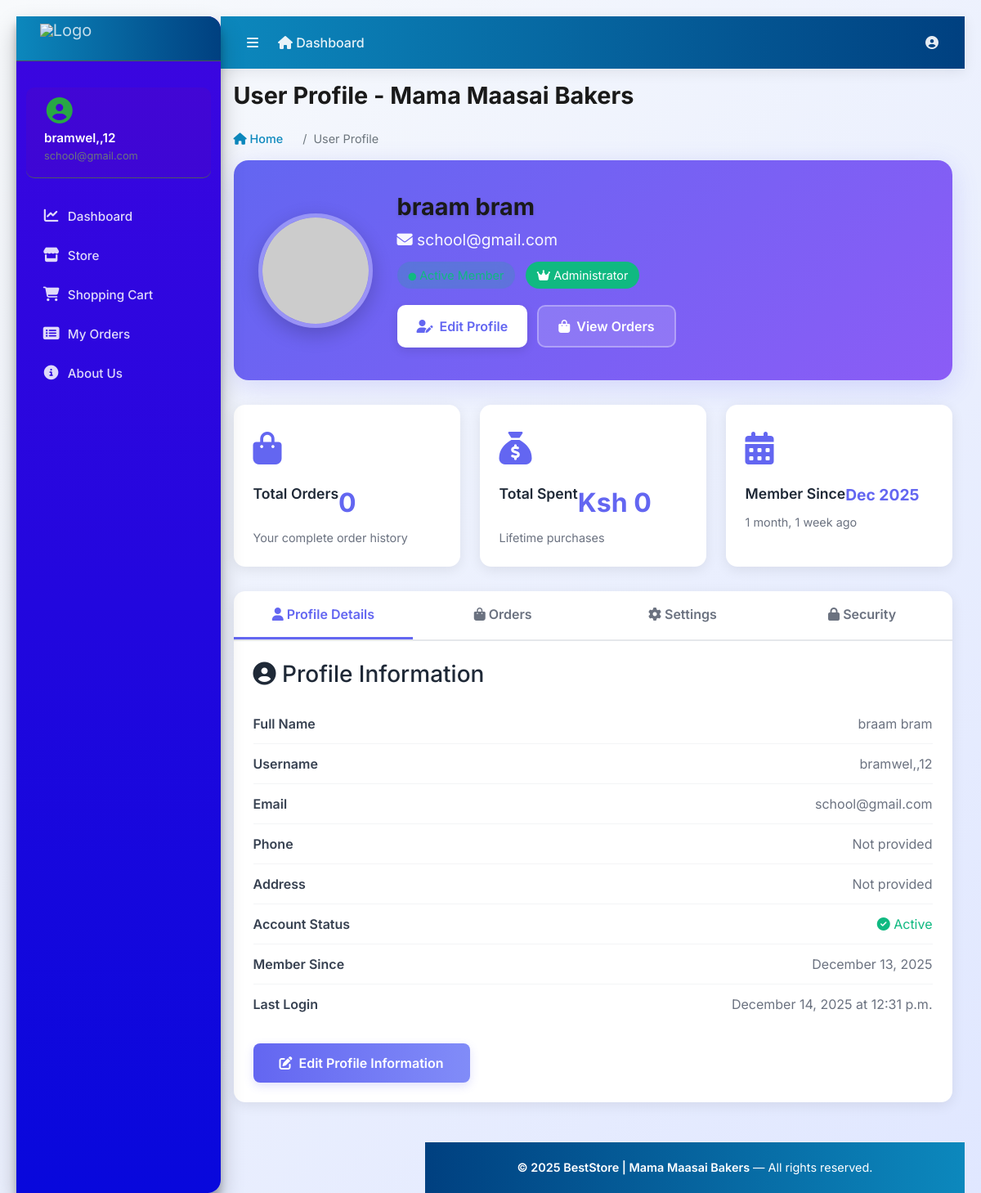
Before: /accounts/profile/ (signed in) with the older database file.
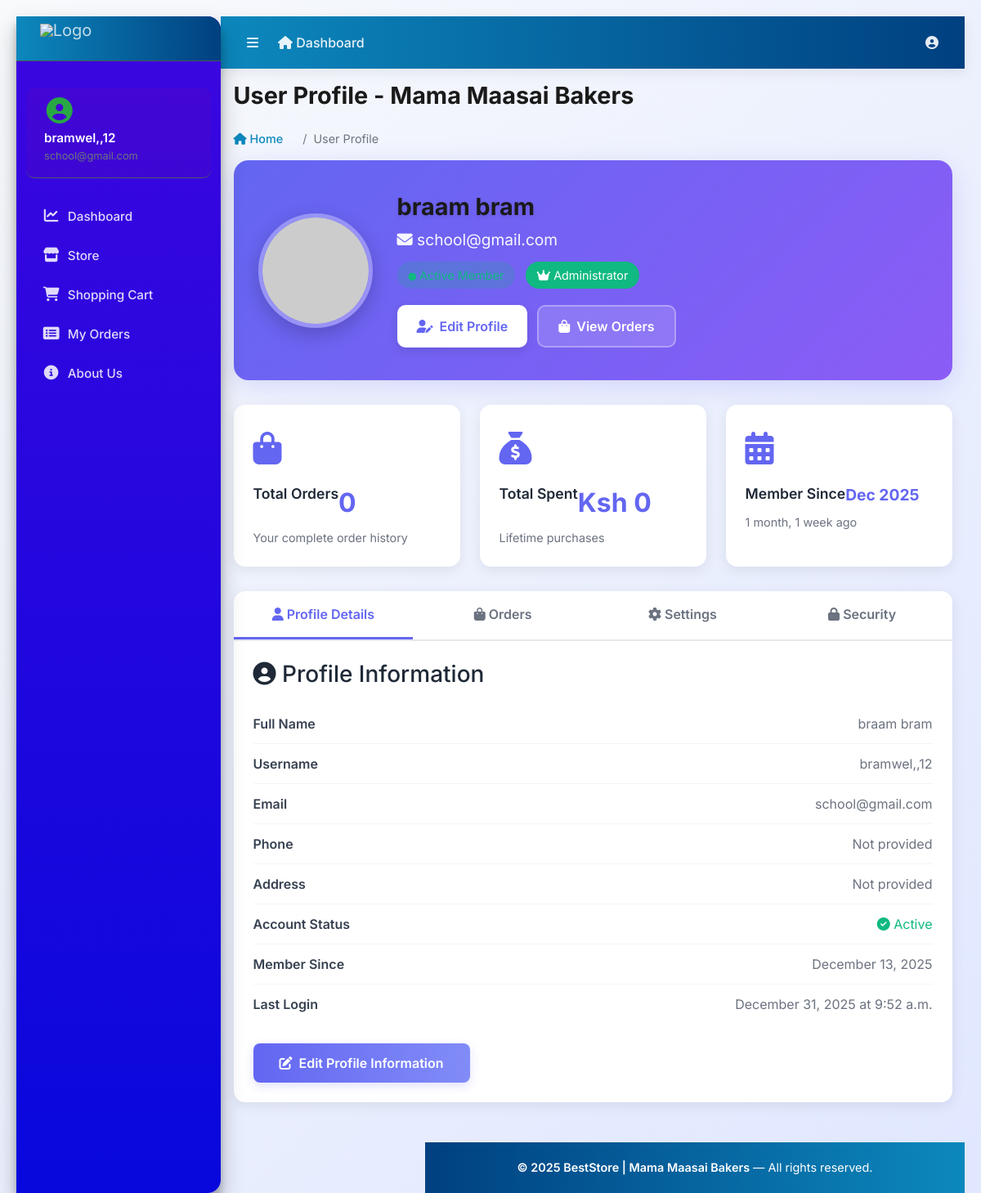
After: the same page with the newer database file.
### accounts/models.py (models this page shows, shortened)
class Account(AbstractUser):
    ROLE_CHOICES = (
        ('admin', 'Admin'),
        ('finance', 'Finance'),
        ('user', 'User'),
    )
    role = models.CharField(max_length=20, choices=ROLE_CHOICES, default='user')
    first_name = models.CharField(max_length=50)
    last_name = models.CharField(max_length=50)
    username = models.CharField(max_length=50, unique=True)
    email = models.EmailField(max_length=100, unique=True)
    phone_number = models.CharField(max_length=50, blank=True, null=True)
    groups = models.ManyToManyField(
        Group,
        related_name="custom_user_set",
        blank=True,
        help_text="The groups this user belongs to.",
        verbose_name="groups",
    )
    user_permissions = models.ManyToManyField(
        Permission,
        related_name="custom_user_permissions_set",
        blank=True,
        help_text="Specific permissions for this user.",
        verbose_name="user permissions",
    )
    date_joined = models.DateTimeField(auto_now_add=True)
    last_login = models.DateTimeField(auto_now_add=True)
    is_admin = models.BooleanField(default=False)
    is_staff = models.BooleanField(default=False)
    is_superuser = models.BooleanField(default=False)
    is_active = models.BooleanField(default=False)
    is_superadmin = models.BooleanField(default=False)
    USERNAME_FIELD = 'email'
    REQUIRED_FIELDS = ['username', 'first_name', 'last_name']
    objects = MyAccountManager()

### accounts/views.py (the view)
# urls.py: path('profile/', views.profile, name='profile'),
@login_required
def profile(request):
    userprofile = getattr(request.user, 'userprofile', None)
    context = {
        'user': request.user,
        'userprofile': userprofile,
    }
    return render(request, 'accounts/profile.html', context)

### carts/context_processors.py (called while the page is built)
def counter(request):
    cart_count = 0
    if 'admin' in request.path:
        return {}
    else:
        try:
            cart = Cart.objects.filter(cart_id=_cart_id(request))
            if request.user.is_authenticated:
                cart_items = CartItem.objects.all().filter(user=request.user)
            else:
                cart_items = CartItem.objects.all().filter(cart=cart[:1])
            for cart_item in cart_items:
                cart_count += cart_item.quantity
        except Cart.DoesNotExist:
            cart_count = 0
    return dict(cart_count=cart_count)

### carts/views.py (called while the page is built)
def _cart_id(request):
    cart = request.session.session_key
    if not cart:
        cart = request.session.create()
    return cart

### category/context_processors.py (called while the page is built)
def menu_links(request):
    links = Category.objects.all()
    return dict(links=links)

### templates/accounts/profile.html (shortened to what the changed rows need)
{% extends "base.html" %}
{% block page_title %}User Profile - Mama Maasai Bakers{% endblock %}
{% load static %}
{% block content %}
<!DOCTYPE html>
<html lang="en">
<head>
    <link rel="stylesheet" href="https://cdnjs.cloudflare.com/ajax/libs/font-awesome/6.4.0/css/all.min.css">
</head>
<body>
    <div class="profile-wrapper">
        <div class="profile-header">
            <div class="profile-info">
                <h1 class="profile-name">{{ user.get_full_name }}</h1>
                <p class="profile-email">
                    <i class="fas fa-envelope"></i> {{ user.email }}
                </p>
                <div style="margin-bottom: 12px;">
                    <span class="profile-badge status-badge">
                    </span>
                    {% if user.is_superuser %}
                        <span class="profile-badge status-active">
                        </span>
                    {% endif %}
                </div>
                <div class="profile-actions">
                    <button class="btn btn-primary" onclick="switchTab('profile-details')">
                    </button>
                    <button class="btn btn-secondary" onclick="switchTab('orders')">
                    </button>
                </div>
            </div>
        </div>
        <div class="profile-grid">
            <div class="profile-card">
                <div class="card-icon"><i class="fas fa-calendar-alt"></i></div>
                <div class="card-title">Member Since</div>
                <div class="card-value" style="font-size: 1.2rem;">{{ user.date_joined|date:"M Y" }}</div>
                <div class="card-description">{{ user.date_joined|timesince }} ago</div>
            </div>
        </div>
        <div class="profile-tabs">
            <div id="profile-details" class="tab-content active">
                <ul class="details-list">
                    <li class="details-item">
                        <span class="details-label">Full Name</span>
                        <span class="details-value">{{ user.get_full_name|default:"Not provided" }}</span>
                    </li>
                    <li class="details-item">
                        <span class="details-label">Username</span>
                        <span class="details-value">{{ user.username }}</span>
                    </li>
                    <li class="details-item">
                        <span class="details-label">Email</span>
                        <span class="details-value">{{ user.email }}</span>
                    </li>
                    <li class="details-item">
                        <span class="details-label">Phone</span>
                        <span class="details-value">{{ user.phone_number|default:"Not provided" }}</span>
                    </li>
                    <li class="details-item">
                        <span class="details-label">Member Since</span>
                        <span class="details-value">{{ user.date_joined|date:"F j, Y" }}</span>
                    </li>
                    <li class="details-item">
                        <span class="details-label">Last Login</span>
                        <span class="details-value">
                            {% if user.last_login %}
                                {{ user.last_login|date:"F j, Y \a\t g:i a" }}
                            {% else %}
                                Never
                            {% endif %}
                        </span>
                    </li>
                </ul>
            </div>
        </div>
    </div>
</body>
</html>
{% endblock %}

### templates/base.html (shortened to what the changed rows need)
{% load static %}
<!DOCTYPE html>
<html lang="en-us">
<head>
    <link rel="stylesheet" href="https://cdnjs.cloudflare.com/ajax/libs/font-awesome/6.4.0/css/all.min.css">
    <link rel="stylesheet" href="{% static 'vendor/bootstrap/css/bootstrap.min.css' %}">
    <link rel="stylesheet" href="{% static 'vendor/adminlte/css/adminlte.min.css' %}">
</head>
<body class="hold-transition sidebar-mini">
<div class="wrapper">
    <aside class="main-sidebar elevation-4 sidebar-dark-primary">
        <div class="sidebar">
            <div class="user-panel mt-3 pb-3 mb-3">
                <div class="info">
                    <a href="{% url 'profile' %}" class="d-block">{{ user.username|default:"Guest" }}</a>
                    <small class="text-muted">{{ user.email|default:"" }}</small>
                </div>
            </div>
        </div>
    </aside>
    <div class="content-wrapper">
        <div class="content">
            <div class="container-fluid">
                <div class="row mb-4">
                    <div class="col-12">
                        <div class="d-flex justify-content-between align-items-center">
                            <div>
                                <h1 class="m-0">{% block page_title %}Dashboard{% endblock %}</h1>
                            </div>
                        </div>
                    </div>
                </div>
            </div>
        </div>
        <div class="content">
            <div class="container-fluid">
                {% block content %}{% endblock %}
            </div>
        </div>
    </div>
</div>
</body>
</html>

Changed rows visible on the page:
changed Account "braam bram": last_login "December 14, 2025 at 12:31 p.m." → "December 31, 2025 at 9:52 a.m."
